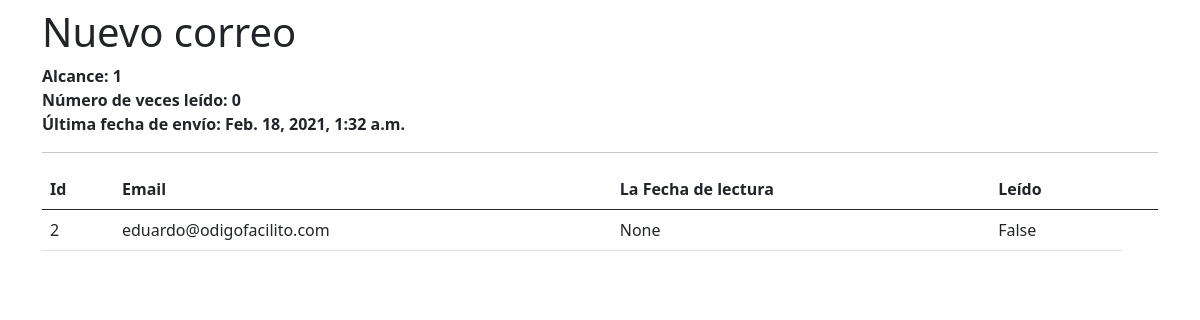
The app's page /mails/4/admin, older data.
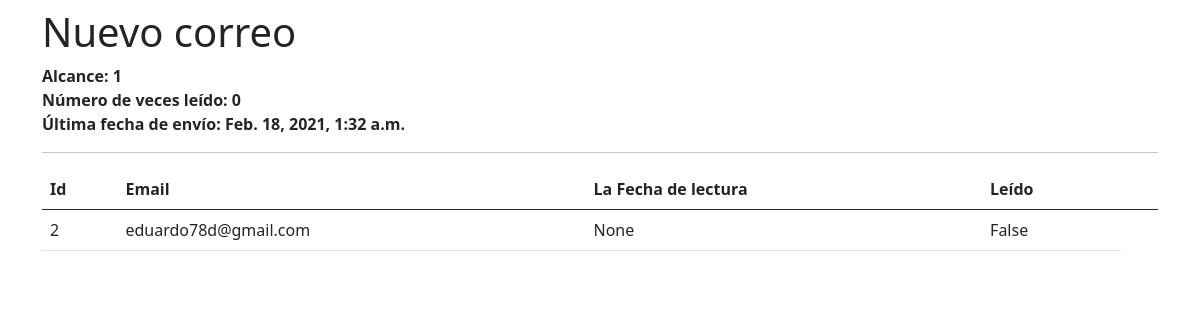
The same page, newer data.
### user_mails/models.py (models this page shows, shortened)
class UserMail(models.Model):
    user = models.ForeignKey(User, on_delete=models.CASCADE)
    mail = models.ForeignKey(Mail, on_delete=models.CASCADE)
    read = models.BooleanField(default=False)
    token = models.CharField(max_length=100, null=True, blank=True)
    sent_at =  models.DateTimeField(default=None, null=True, blank=True)
    created_at = models.DateTimeField(auto_now_add=True)
    last_read_at = models.DateTimeField(default=None, null=True, blank=True)

### users/models.py (models this page shows)
class User(AbstractUser):
    newsletter = models.BooleanField(default=True)

### mails/views.py (the view)
# urls.py: path('<int:pk>/admin', admin, name='admin'),
def admin(request, pk):
    mail = get_object_or_404(Mail, pk=pk)
    context = { 'mail': mail}
    context['users'] = UserMail.objects.filter(mail=mail).count()
    context['read_count'] = UserMail.objects.filter(mail=mail).filter(read=True).count()
    user_mail = UserMail.objects.filter(mail=mail).last()
    if user_mail:
        context['last_send_at'] = user_mail.sent_at
    context['user_mails'] = UserMail.objects.filter(mail=mail)
    return render(request, 'mails/admin.html', context)

### mails/templates/mails/admin.html
{% extends 'base/base.html' %}
{% block content %}
<div class="row">
    <div class="col">
        <h1>{{ mail.subject }}</h1>
        <div>
            <div>
                <strong>Alcance: {{ users }}</strong>
            </div>
            <div>
                <strong>Número de veces leído: {{ read_count }}</strong>
            </div>
            <div>
                <strong>Última fecha de envío: {{ last_send_at }}</strong>
            </div>
        </div>
    </div>
</div>
<hr>
<div class="row">
    <div class="col">
        <table class="table">
            <thead>
              <tr>
                <th scope="col">Id</th>
                <th scope="col">Email</th>
                <th scope="col">La Fecha de lectura</th>
                <th scope="col">Leído</th>
                <th></th>
              </tr>
            </thead>
            <tbody>
                {% for user_mail in user_mails %}
                    <tr>
                        <td>{{ user_mail.user.id }}</td>
                        <td>{{ user_mail.user.email }}</td>
                        <td>{{ user_mail.last_read_at }}</td>
                        <td>{{ user_mail.read }}</td>
                    </tr>
                {% endfor %}
            </tbody>
        </table>
    </div>
</div>
{% endblock %}

Row changes from the older to the newer data that the page shows:
changed through a linked row, UserMail "None": user.email "eduardo@odigofacilito.com" → "eduardo78d@gmail.com"
